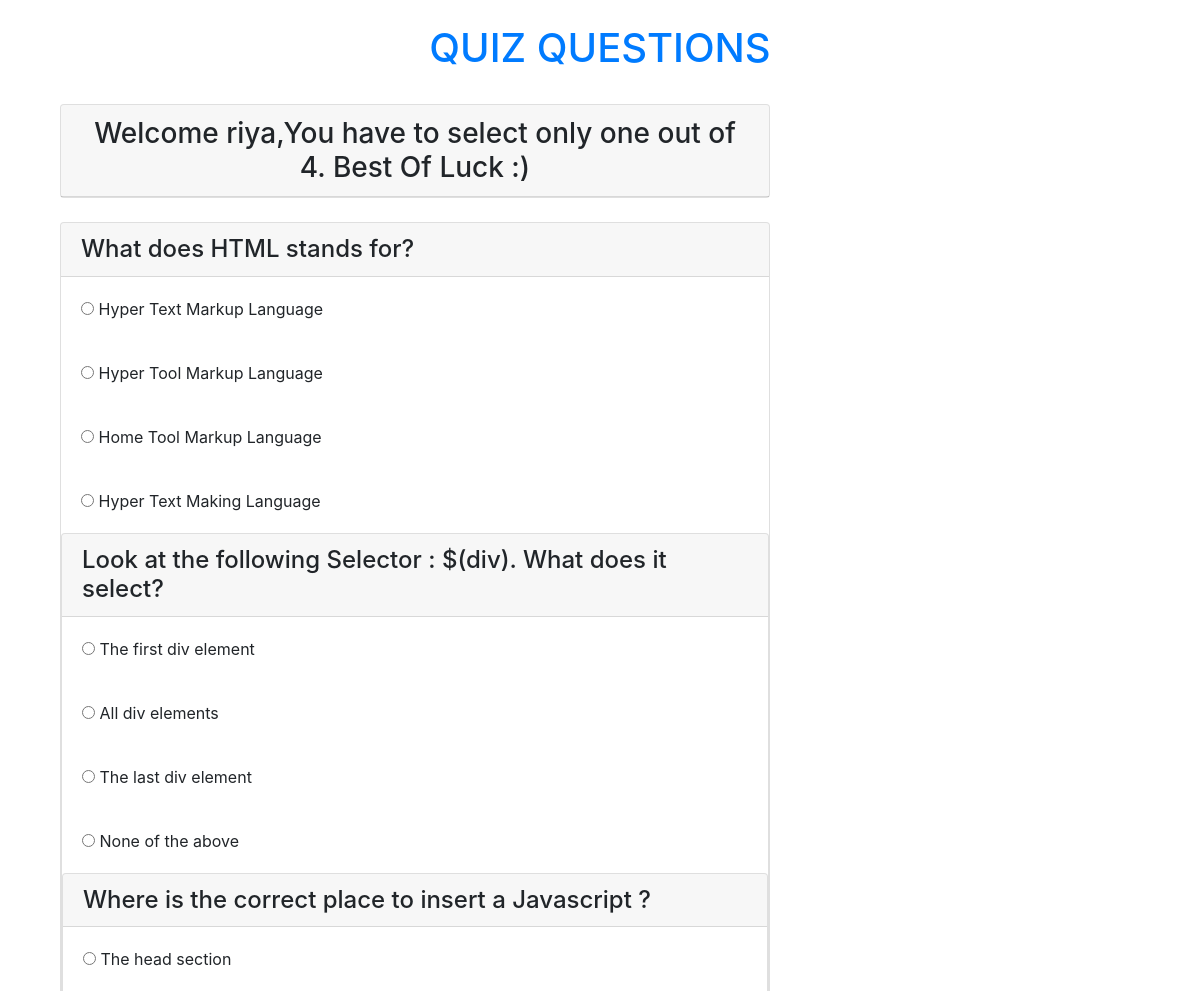
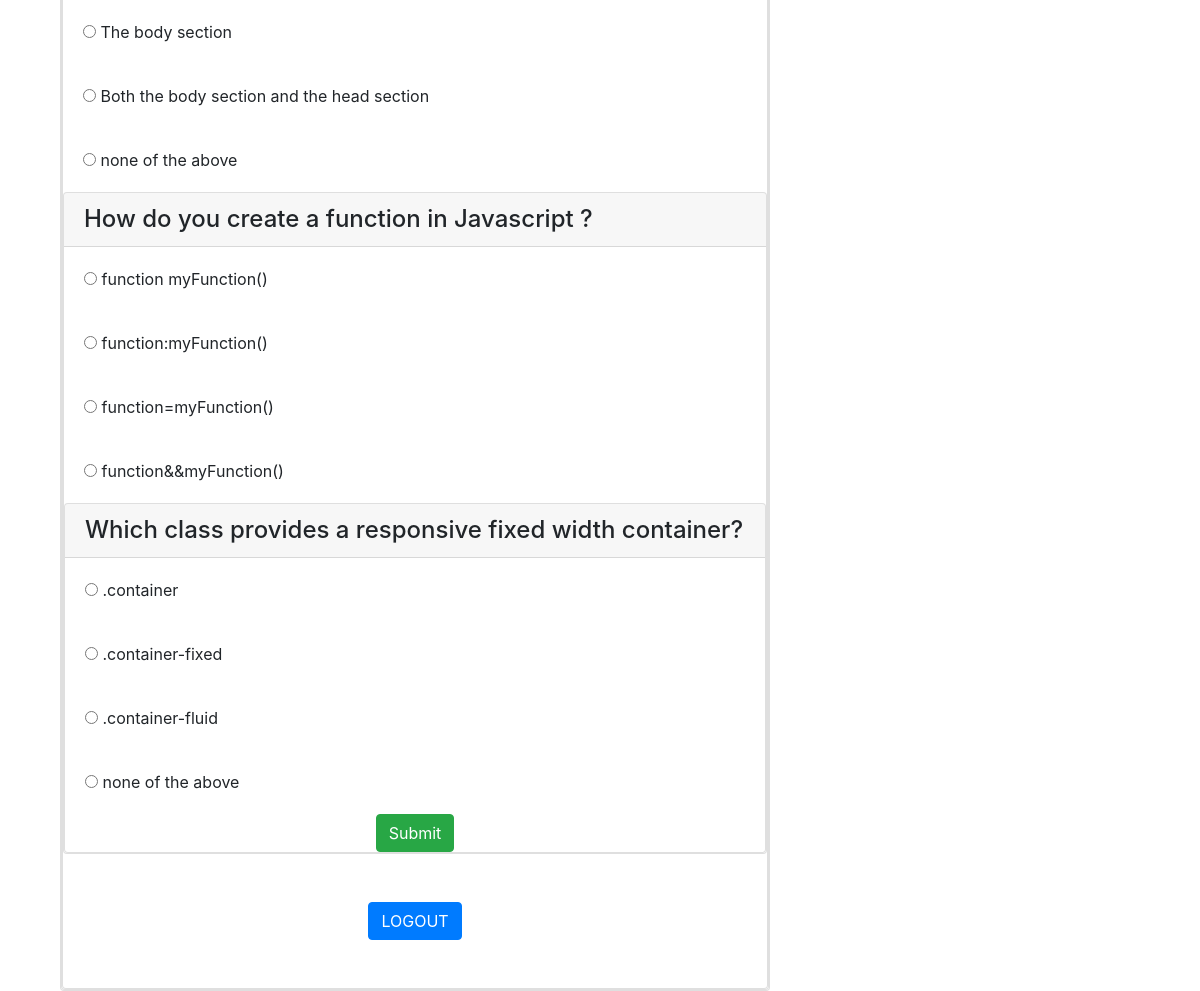
Screenshot of /home.php (signed in) with the database file from the repository (2 pictures, top to bottom).
### tables this page shows
CREATE TABLE `questions` (
  `qid` int(250) NOT NULL,
  `question` varchar(250) DEFAULT NULL,
  `ans_id` int(250) DEFAULT NULL
);

CREATE TABLE `answers` (
  `aid` int(250) NOT NULL,
  `answer` varchar(250) DEFAULT NULL,
  `ans_id` int(250) DEFAULT NULL
);

### home.php (the view, shortened to what this page needs)
<?php
$con = mysqli_connect('localhost','root');
   	mysqli_select_db($con,'quizdbase');
?>
<!DOCTYPE html>
<html>
<head>
  <link rel="stylesheet" href="https://maxcdn.bootstrapcdn.com/bootstrap/4.5.2/css/bootstrap.min.css">
</head>
<body>
<div class="container">
    <br><h1 class="text-center text-primary"> QUIZ QUESTIONS </h1><br>
    <div class="col-lg-8" m-auto d-block>
    <div class="card">
         <h3 class="text-center card-header">Welcome  <?php echo$_SESSION['username']; ?>,You have to select only one out of 4. Best Of Luck :)</h3>
    </div><br>
    <form action="check.php" method="post">
    <?php
       for($i=1 ; $i < 6 ; $i++){
        $q =  "select * from questions where qid = $i";
        $query = mysqli_query($con, $q);
        while($rows = mysqli_fetch_array($query) ){
            ?>
        <div class="card">
            <h4 class="card-header"><?php echo $rows['question']  ?></h4>
           <?php
             $q =  "select * from answers where ans_id = $i ";
             $query = mysqli_query($con, $q);
             while($rows = mysqli_fetch_array($query) ){
                 ?>
            <div class="card-body">
             <input type="radio" name="quizcheck[<?php echo $rows['ans_id']; ?>]" value="<?php echo $rows['aid'];  ?>">
            <?php echo $rows['answer'];?>
            </div>
        <?php
        }
    }
    }
     ?>
     <input type="submit" name="submit" value="Submit" class="btn btn-success m-auto d-block">
 </form>
 </div>
 </div><br><br>
<div class="m-auto d-block">
    <a href="logout.php" class="btn btn-primary" >LOGOUT</a>
</div><br><br>
</body>
</html>

### rows the page displays
questions: question "What does HTML stands for?"
answers: answer "Hyper Text Markup Language"
answers: answer "Hyper Tool Markup Language"
answers: answer "Home Tool Markup Language"
answers: answer "Hyper Text Making Language"
questions: question "Look at the following Selector : $(div). What does it select?"
answers: answer "The first div element"
answers: answer "All div elements"
answers: answer "The last div element"
answers: answer "None of the above"
questions: question "Where is the correct place to insert a Javascript ?"
answers: answer "The head section"
answers: answer "The body section"
answers: answer "Both the body section and the head section"
answers: answer "none of the above"
questions: question "How do you create a function in Javascript ?"
answers: answer "function myFunction()"
answers: answer "function:myFunction()"
answers: answer "function=myFunction()"
answers: answer "function&&myFunction()"
questions: question "Which class provides a responsive fixed width container?"
answers: answer ".container"
answers: answer ".container-fixed"
answers: answer ".container-fluid"
answers: answer "none of the above"

### other values shown
$_SESSION['username'] "riya"
